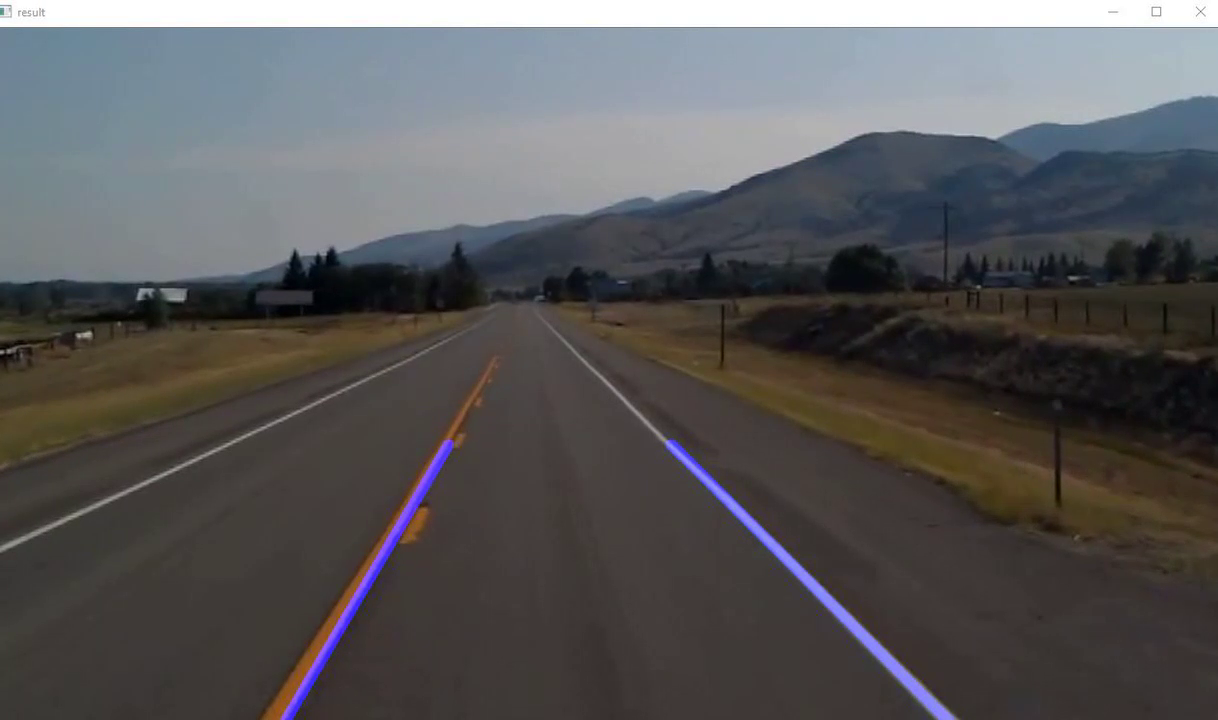
#> input picture frame 13 of Detecting Lanes.mp4, 1218 x 720 px, given in place of test2.mp4, which was not available
$ python lanes.py
#> lines starting #> are read from the running program, lines starting #| are printed output that depends on the picture; after the words box and inside, x2 and y2 are one past the last pixel; in counts of white or black regions, pixels touching at a corner belong together; pictures that were not available may be replaced by others from this repository, and a replacement may not be noted
#> further down, frame is the input picture: shape (720, 1218, 3); mean B, G, R 89, 87.8, 88.9
import cv2
import numpy as np

def make_coordinates(image, line_parameters):
    slope, intercept = line_parameters
    print(image.shape)
    y1 = image.shape[0]
    y2 = int(y1*(3/5))
    x1 = int((y1 - intercept)/slope)
    x2 = int((y2 - intercept)/slope)
    return np.array([x1, y1, x2, y2])


def average_slope_intercept(image, lines):
    left_fit = []
    right_fit = []
    for line in lines:
        x1, y1, x2, y2 = line.reshape(4)
        parameters = np.polyfit((x1, x2), (y1, y2), 1)
        slope = parameters[0]
        intercept = parameters[1]
        if slope < 0:
            left_fit.append((slope, intercept))
        else:
            right_fit.append((slope, intercept))
    left_fit_average = np.average(left_fit, axis=0)
    right_fit_average = np.average(right_fit, axis = 0)
    left_line = make_coordinates(image, left_fit_average)
    right_line = make_coordinates(image, right_fit_average)
    return np.array([left_line, right_line])


def canny(image):
    gray = cv2.cvtColor(image, cv2.COLOR_RGB2GRAY)
    blur = cv2.GaussianBlur(gray ,(5,5), 0)
    canny = cv2.Canny(blur,50,150)
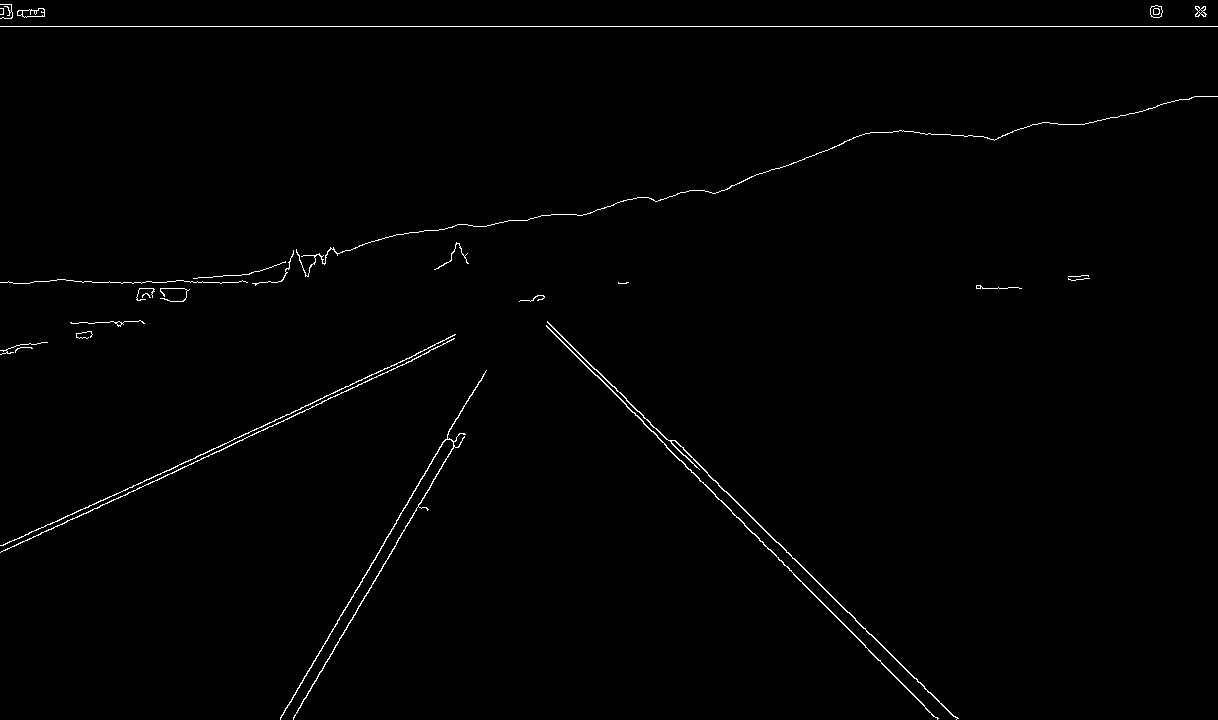
#> canny: shape (720, 1218); 0.85% white in thin lines or dots
    return canny

def display_lines(image, lines):
    line_image = np.zeros_like(image)
    if lines is not None:
        for  x1, y1, x2, y2 in lines:
            cv2.line(line_image, (x1, y1), (x2, y2), (255, 0, 0), 10)
    return line_image


def region_of_interest(image):
    height = image.shape[0]
    polygons=np.array([
        [(200, height), (1100, height), (550, 250)]
        ])
    mask = np.zeros_like(image)
    cv2.fillPoly(mask, polygons, 255)
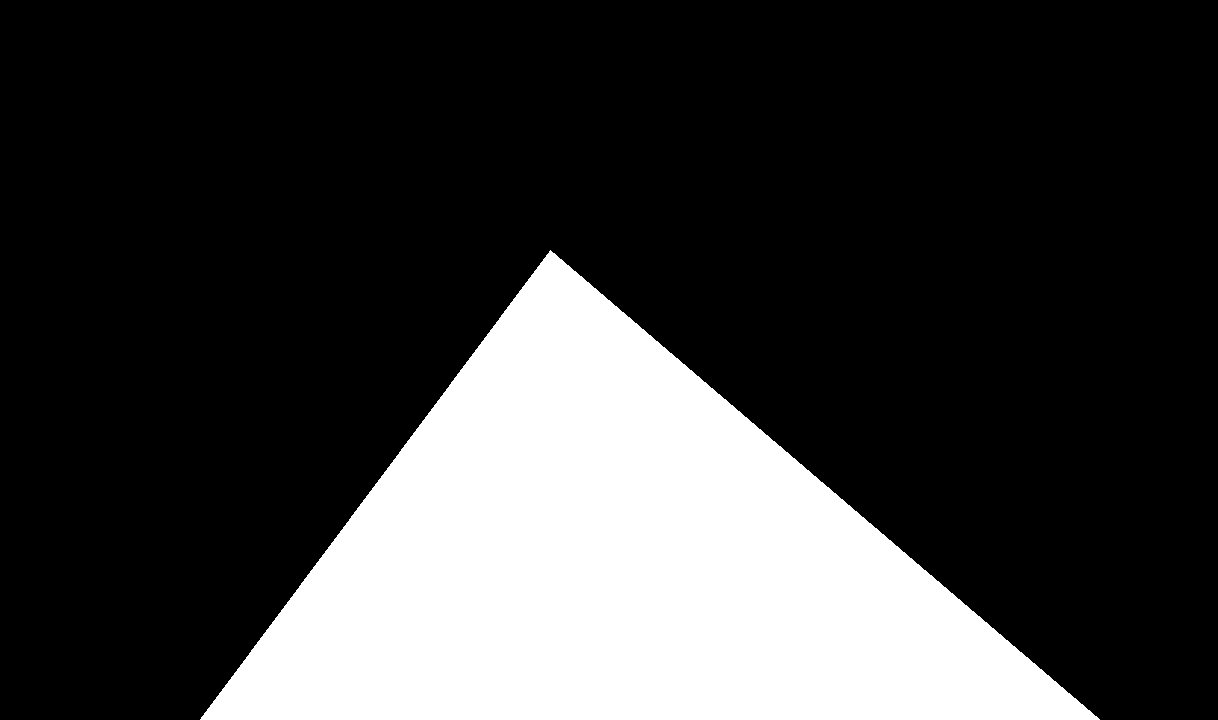
#> mask: shape (720, 1218); 24.1% white; 1 white region, box (x1, y1, x2, y2) and area: (200, 250, 1100, 720) 211775
    masked_image = cv2.bitwise_and(image, mask)
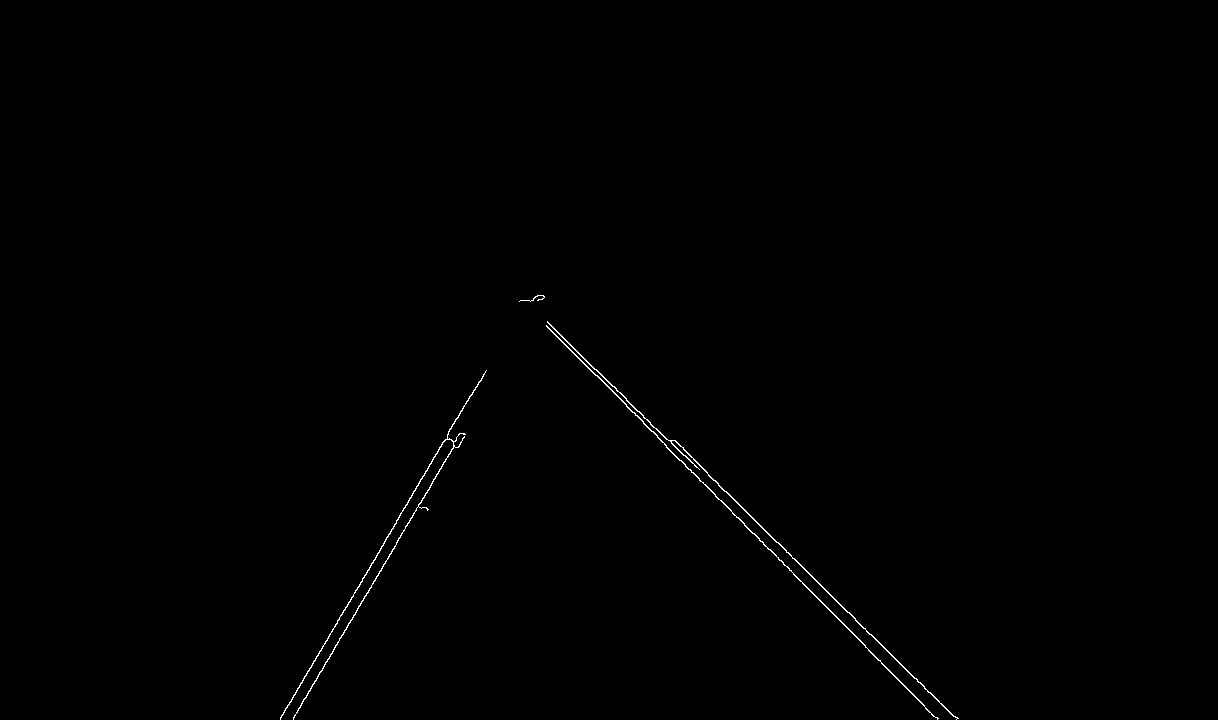
#> masked_image: shape (720, 1218); 0.31% white in thin lines or dots, all inside (x1, y1, x2, y2) = (280, 295, 959, 720)
    return masked_image

# [10 lines of commented-out code are left out]

cap = cv2.VideoCapture("test2.mp4")
while(cap.isOpened()):
    _, frame = cap.read()
    canny_image = canny(frame)
    cropped_image = region_of_interest(canny_image)
    lines = cv2.HoughLinesP(cropped_image, 2, np.pi/180, 100, np.array([]) , minLineLength=40, maxLineGap=5)
#> lines = 15 rows, first 6: [643, 423, 865, 645], [878, 642, 955, 717], [377, 553, 448, 434], [778, 559, 924, 705], [726, 491, 847, 612], [360, 605, 460, 433]
    averaged_lines = average_slope_intercept(frame, lines)
#> the loop in average_slope_intercept, `for line in lines:` made 15 passes
#> (x1, y1, x2, y2, slope, intercept) on passes 1 to 8: (643, 423, 865, 645, 1, -220), (878, 642, 955, 717, 0.974, -213.2), (377, 553, 448, 434, -1.68, 1184.9), (778, 559, 924, 705, 1, -219), (726, 491, 847, 612, 1, -235), (360, 605, 460, 433, -1.72, 1224.2), (309, 670, 385, 540, -1.71, 1198.6), (547, 321, 617, 391, 1, -226)
#> after the loop in average_slope_intercept, `for line in lines:`: left_fit = [(-1.68, 1184.9), (-1.72, 1224.2), (-1.71, 1198.6), (-1.68, 1211), (-1.71, 1198), (-1.68, 1209.3)]; right_fit = [(1, -220), (0.974, -213.2), (1, -219), (1, -235), (1, -226), (0.943, -189.6), (0.968, -201.8), (0.945, -191.9), (1, -236)]
#> in average_slope_intercept, `left_fit_average = np.average(left_fit, axis=0)`: left_fit_average = [-1.7, 1204.3]
#> in average_slope_intercept, `right_fit_average = np.average(right_fit, axis = 0)`: right_fit_average = [0.981, -214.7]
#> in make_coordinates, `slope, intercept = line_parameters`: slope = -1.7; intercept = 1204.3
#| (720, 1218, 3)
#> in make_coordinates, `x1 = int((y1 - intercept)/slope)`: x1 = 285
#> in make_coordinates, `x2 = int((y2 - intercept)/slope)`: x2 = 454
#> in average_slope_intercept, `left_line = make_coordinates(image, left_fit_average)`: left_line = [285, 720, 454, 432]
#| (720, 1218, 3)
#> in average_slope_intercept, `right_line = make_coordinates(image, right_fit_average)`: right_line = [952, 720, 659, 432]
#> averaged_lines = [[285, 720, 454, 432], [952, 720, 659, 432]]
    line_image = display_lines(frame, averaged_lines)
#> the loop in display_lines, `for  x1, y1, x2, y2 in lines:` made 2 passes
    combo_image = cv2.addWeighted(frame, 0.8, line_image, 1, 1)
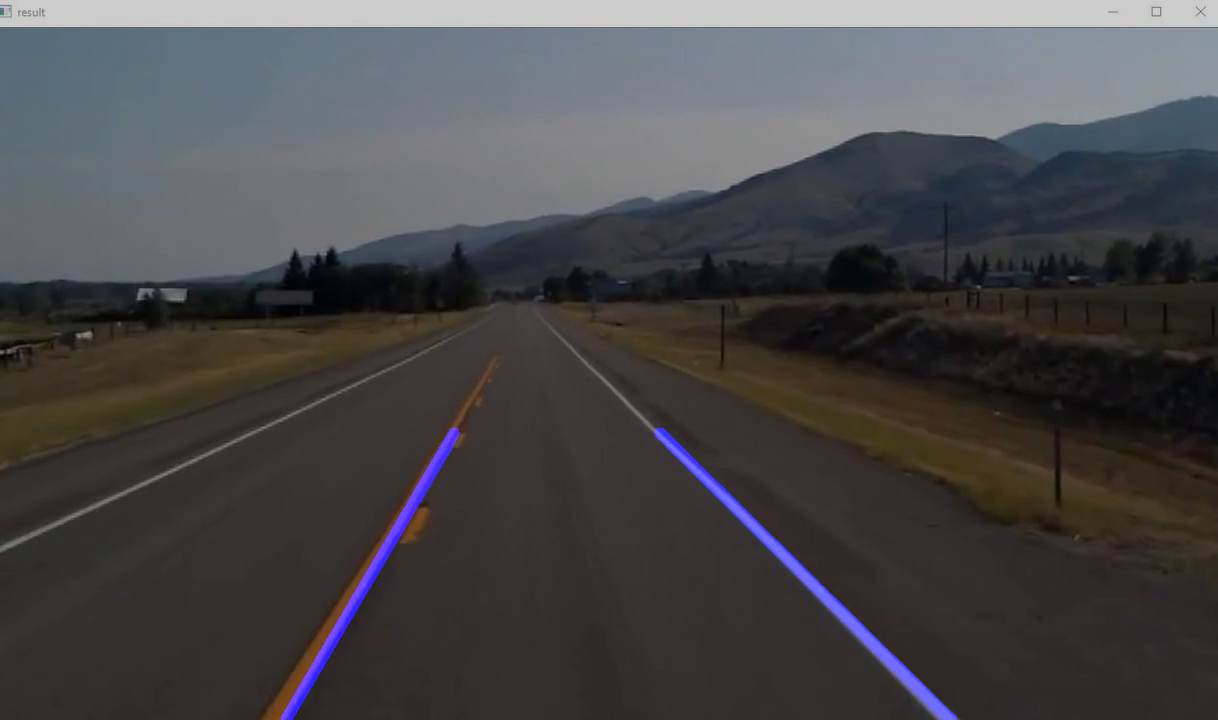
#> combo_image: shape (720, 1218, 3); mean B, G, R 73, 71.2, 72.1
    cv2.imshow("result", combo_image)
    cv2.waitKey(1)

$ run again, starting later in the video
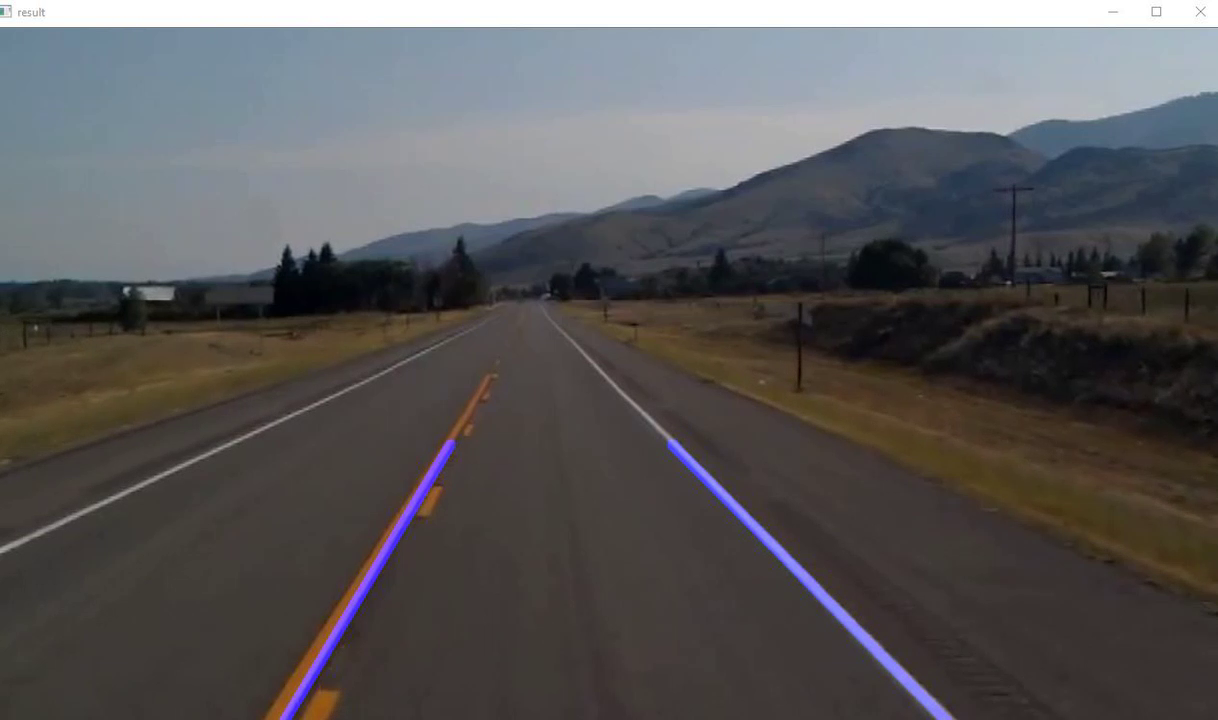
#> input picture frame 61 of Detecting Lanes.mp4, 1218 x 720 px, given in place of test2.mp4, which was not available
#> frame is the input picture: shape (720, 1218, 3); mean B, G, R 88.3, 87.2, 88.9
#> in canny, `canny = cv2.Canny(blur,50,150)`:
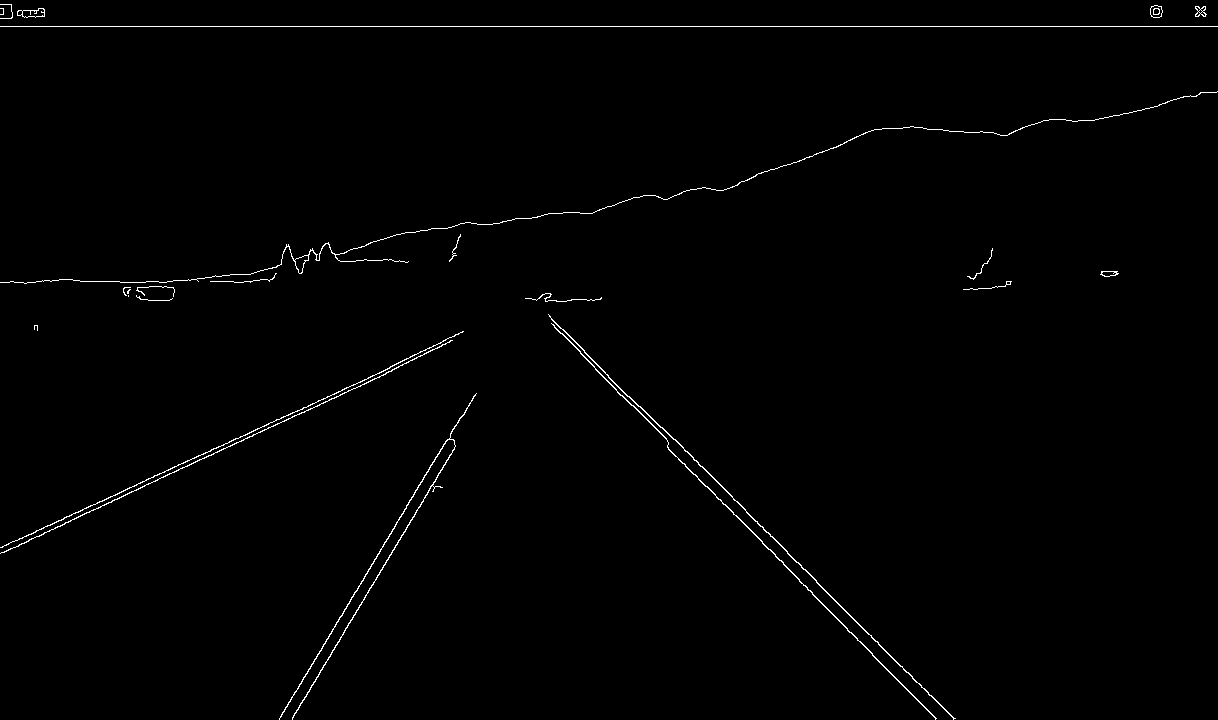
#> canny: shape (720, 1218); 0.83% white in thin lines or dots
#> mask: shape (720, 1218); 24.1% white; 1 white region, box (x1, y1, x2, y2) and area: (200, 250, 1100, 720) 211775
#> masked_image: shape (720, 1218); 0.3% white in thin lines or dots, all inside (x1, y1, x2, y2) = (279, 293, 956, 720)
#> lines = [[662, 427, 953, 718], [553, 324, 631, 405], [292, 719, 428, 492], [799, 581, 936, 718], [279, 719, 461, 416], [572, 338, 624, 393], [707, 486, 762, 541], [280, 716, 445, 441], [292, 717, 455, 445], [667, 447, 773, 553], [629, 396, 673, 439]]
#> the loop in average_slope_intercept, `for line in lines:` made 11 passes
#> (x1, y1, x2, y2, slope, intercept) on passes 1 to 8: (662, 427, 953, 718, 1, -235), (553, 324, 631, 405, 1.04, -250.3), (292, 719, 428, 492, -1.67, 1206.4), (799, 581, 936, 718, 1, -218), (279, 719, 461, 416, -1.66, 1183.5), (572, 338, 624, 393, 1.06, -267), (707, 486, 762, 541, 1, -221), (280, 716, 445, 441, -1.67, 1182.7)
#> after the loop in average_slope_intercept, `for line in lines:`: left_fit = [(-1.67, 1206.4), (-1.66, 1183.5), (-1.67, 1182.7), (-1.67, 1204.3)]; right_fit = [(1, -235), (1.04, -250.3), (1, -218), (1.06, -267), (1, -221), (1, -220), (0.977, -218.7)]
#> left_fit_average = [-1.67, 1194.2]
#> right_fit_average = [1.01, -232.9]
#> in make_coordinates, `slope, intercept = line_parameters`: slope = -1.67; intercept = 1194.2
#| (720, 1218, 3)
#> in make_coordinates, `x1 = int((y1 - intercept)/slope)`: x1 = 284
#> in make_coordinates, `x2 = int((y2 - intercept)/slope)`: x2 = 457
#> left_line = [284, 720, 457, 432]
#| (720, 1218, 3)
#> right_line = [942, 720, 657, 432]
#> averaged_lines = [[284, 720, 457, 432], [942, 720, 657, 432]]
#> the loop in display_lines, `for  x1, y1, x2, y2 in lines:` made 2 passes
#> `combo_image = cv2.addWeighted(frame, 0.8, line_image, 1, 1)`:
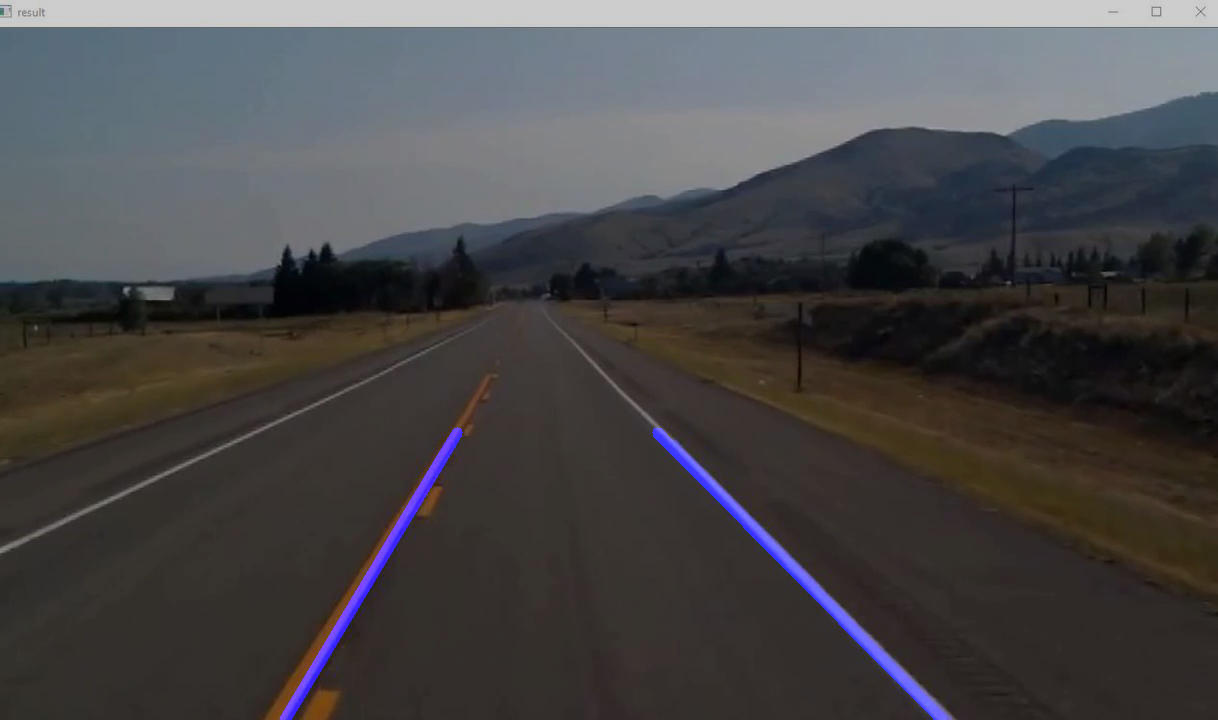
#> combo_image: shape (720, 1218, 3); mean B, G, R 72.4, 70.8, 72.1
